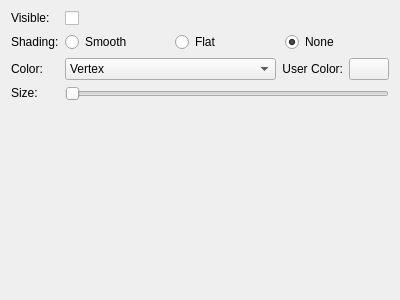
<?xml version="1.0" encoding="UTF-8"?>
<ui version="4.0">
 <class>vcl::qt::EdgesFrame</class>
 <widget class="QFrame" name="vcl::qt::EdgesFrame">
  <property name="geometry">
   <rect>
    <x>0</x>
    <y>0</y>
    <width>400</width>
    <height>300</height>
   </rect>
  </property>
  <property name="windowTitle">
   <string>Frame</string>
  </property>
  <layout class="QGridLayout" name="gridLayout">
   <item row="3" column="0">
    <widget class="QLabel" name="label_4">
     <property name="sizePolicy">
      <sizepolicy hsizetype="Fixed" vsizetype="Fixed">
       <horstretch>0</horstretch>
       <verstretch>0</verstretch>
      </sizepolicy>
     </property>
     <property name="text">
      <string>Color:</string>
     </property>
    </widget>
   </item>
   <item row="4" column="0">
    <widget class="QLabel" name="label_5">
     <property name="sizePolicy">
      <sizepolicy hsizetype="Fixed" vsizetype="Fixed">
       <horstretch>0</horstretch>
       <verstretch>0</verstretch>
      </sizepolicy>
     </property>
     <property name="text">
      <string>Size:</string>
     </property>
    </widget>
   </item>
   <item row="0" column="1" colspan="2">
    <widget class="QCheckBox" name="visibilityCheckBox">
     <property name="text">
      <string/>
     </property>
    </widget>
   </item>
   <item row="0" column="0">
    <widget class="QLabel" name="label">
     <property name="sizePolicy">
      <sizepolicy hsizetype="Fixed" vsizetype="Fixed">
       <horstretch>0</horstretch>
       <verstretch>0</verstretch>
      </sizepolicy>
     </property>
     <property name="text">
      <string>Visible:</string>
     </property>
    </widget>
   </item>
   <item row="5" column="0">
    <spacer name="verticalSpacer">
     <property name="orientation">
      <enum>Qt::Vertical</enum>
     </property>
     <property name="sizeHint" stdset="0">
      <size>
       <width>20</width>
       <height>40</height>
      </size>
     </property>
    </spacer>
   </item>
   <item row="2" column="0">
    <widget class="QLabel" name="label_3">
     <property name="sizePolicy">
      <sizepolicy hsizetype="Fixed" vsizetype="Fixed">
       <horstretch>0</horstretch>
       <verstretch>0</verstretch>
      </sizepolicy>
     </property>
     <property name="text">
      <string>Shading:</string>
     </property>
    </widget>
   </item>
   <item row="2" column="1">
    <widget class="QRadioButton" name="shadingSmoothRadioButton">
     <property name="text">
      <string>Smooth</string>
     </property>
     <attribute name="buttonGroup">
      <string notr="true">shadingButtonGroup</string>
     </attribute>
    </widget>
   </item>
   <item row="2" column="2">
    <widget class="QRadioButton" name="shadingFlatRadioButton">
     <property name="text">
      <string>Flat</string>
     </property>
     <attribute name="buttonGroup">
      <string notr="true">shadingButtonGroup</string>
     </attribute>
    </widget>
   </item>
   <item row="3" column="1" colspan="3">
    <layout class="QHBoxLayout" name="horizontalLayout">
     <item>
      <widget class="QComboBox" name="colorComboBox">
       <property name="sizePolicy">
        <sizepolicy hsizetype="MinimumExpanding" vsizetype="Fixed">
         <horstretch>0</horstretch>
         <verstretch>0</verstretch>
        </sizepolicy>
       </property>
       <item>
        <property name="text">
         <string>Vertex</string>
        </property>
       </item>
       <item>
        <property name="text">
         <string>Edges</string>
        </property>
       </item>
       <item>
        <property name="text">
         <string>Mesh</string>
        </property>
       </item>
       <item>
        <property name="text">
         <string>User</string>
        </property>
       </item>
      </widget>
     </item>
     <item>
      <widget class="QFrame" name="userColorFrame">
       <property name="frameShape">
        <enum>QFrame::NoFrame</enum>
       </property>
       <property name="frameShadow">
        <enum>QFrame::Plain</enum>
       </property>
       <layout class="QHBoxLayout" name="horizontalLayout_2">
        <property name="leftMargin">
         <number>0</number>
        </property>
        <property name="topMargin">
         <number>0</number>
        </property>
        <property name="rightMargin">
         <number>0</number>
        </property>
        <property name="bottomMargin">
         <number>0</number>
        </property>
        <item>
         <widget class="QLabel" name="label_6">
          <property name="layoutDirection">
           <enum>Qt::LeftToRight</enum>
          </property>
          <property name="text">
           <string>User Color:</string>
          </property>
          <property name="alignment">
           <set>Qt::AlignRight|Qt::AlignTrailing|Qt::AlignVCenter</set>
          </property>
         </widget>
        </item>
        <item>
         <widget class="QPushButton" name="colorDialogPushButton">
          <property name="text">
           <string/>
          </property>
         </widget>
        </item>
       </layout>
      </widget>
     </item>
    </layout>
   </item>
   <item row="2" column="3">
    <widget class="QRadioButton" name="shadingNoneRadioButton">
     <property name="text">
      <string>None</string>
     </property>
     <property name="checked">
      <bool>true</bool>
     </property>
     <attribute name="buttonGroup">
      <string notr="true">shadingButtonGroup</string>
     </attribute>
    </widget>
   </item>
   <item row="4" column="1" colspan="3">
    <widget class="QSlider" name="sizeSlider">
     <property name="minimum">
      <number>1</number>
     </property>
     <property name="maximum">
      <number>10</number>
     </property>
     <property name="orientation">
      <enum>Qt::Horizontal</enum>
     </property>
    </widget>
   </item>
  </layout>
 </widget>
 <resources/>
 <connections/>
 <slots>
  <slot>onVisbililityChanged()</slot>
 </slots>
 <buttongroups>
  <buttongroup name="shadingButtonGroup"/>
 </buttongroups>
</ui>
